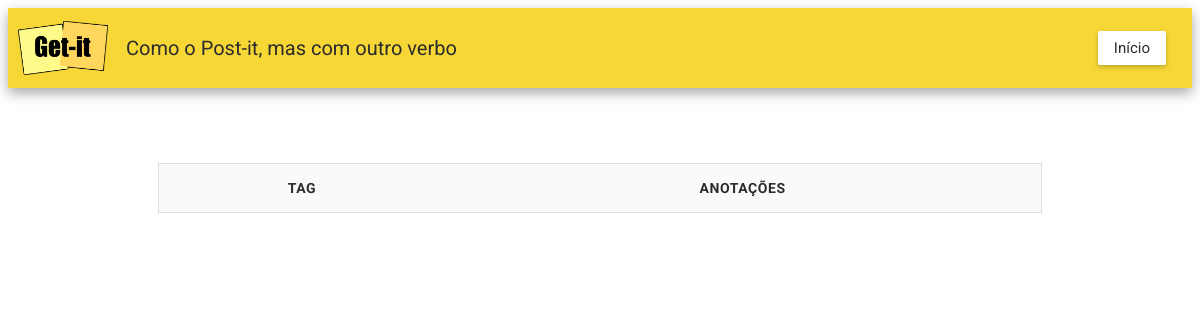
The page /tags/ on the database as committed earlier.
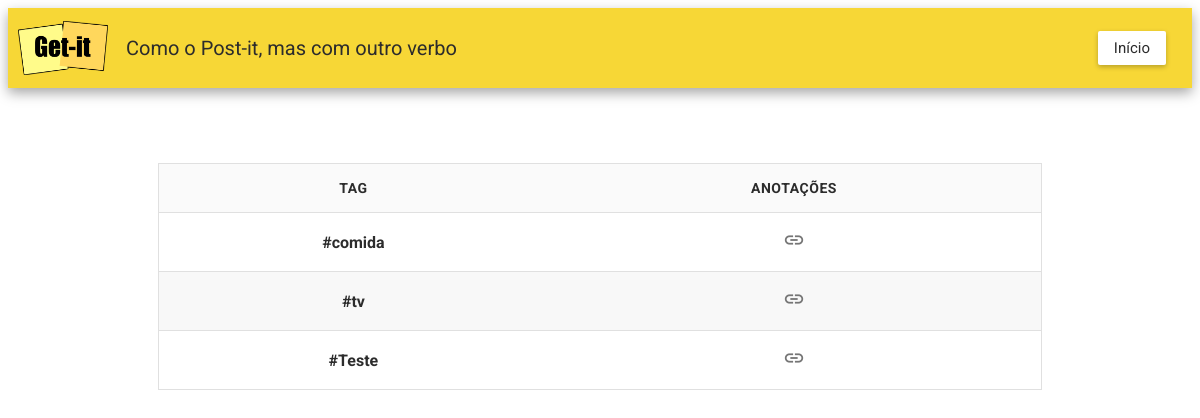
The same page on the database as committed later.
### notes/models.py (models this page shows, shortened)
class Tag(models.Model):
    name = models.CharField(max_length=200, unique=True)

### notes/views.py (the view)
# urls.py: path('tags/', views.tags, name='tags'),
def tags(request):
    all_tags = Tag.objects.all()
    return render(request, 'notes/tags.html', {'tags': all_tags})

### notes/templates/notes/tags.html
{% extends "notes/base.html" %}
{% load static %}
{% block content %}
    <div class="appbar">
      <img src="{% static 'notes/img/logo-getit.png' %}" class="logo" />
      <span class="subtitle">Como o Post-it, mas com outro verbo</span>
      <a href="/" class="appbar-link">Início</a>
    </div>
    <main class="container">
      <table class="tags-table">
        <thead>
          <tr>
            <th>TAG</th>
            <th>ANOTAÇÕES</th>
          </tr>
        </thead>
        <tbody>
          {% for tag in tags %}
          <tr>
            <td>
              <a href="{% url 'tag_detail' id=tag.id %}">#{{ tag.name }}</a>
            </td>
            <td>
              <a href="{% url 'tag_detail' id=tag.id %}" class="tag-notes-link">
                <span class="material-icons">link</span>
              </a>
            </td>
          </tr>
          {% endfor %}
        </tbody>
      </table>
    </main>
{% endblock %}

Rows that differ between the two databases and show on the page:
added Tag: name "comida"
added Tag: name "tv"
added Tag: name "Teste"
